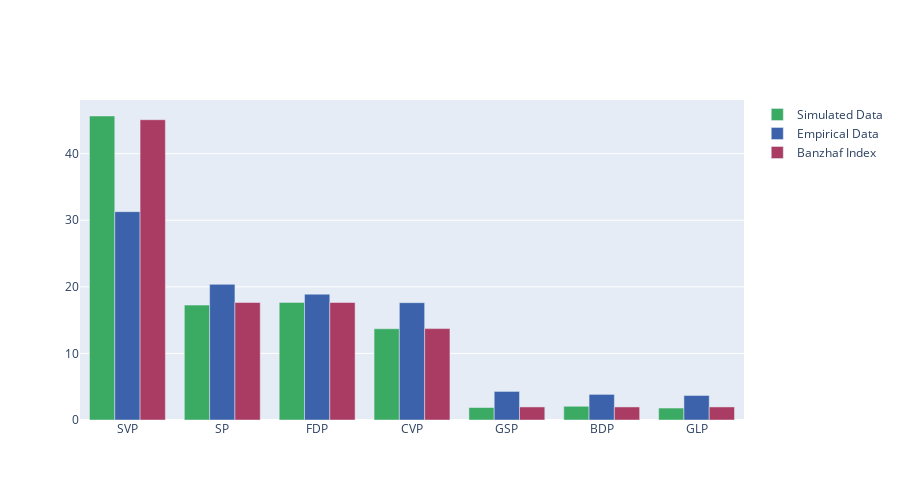

Write notebook code for a chart like this one.
### Code cell
groupedBar_Dict([impVotingPower1(simData_50), impVotingPower1(data_50), PBI.votingPower(factions_size_50)], ['Simulated Data', 'Empirical Data', 'Banzhaf Index'])

### Figure 1 — Plotly figure (JSON) as saved in the notebook; plotly's stock layout.template omitted (floating-point values rounded to 4 significant figures)
{"data": [{"marker": {"color": "rgb(59,170,98)"}, "name": "Simulated Data", "type": "bar", "x": ["SVP", "SP", "FDP", "CVP", "GSP", "BDP", "GLP"], "y": [45.66, 17.25, 17.66, 13.7, 1.871, 2.06, 1.795]}, {"marker": {"color": "rgb(59,98,170)"}, "name": "Empirical Data", "type": "bar", "x": ["SVP", "SP", "CVP", "GSP", "FDP", "GLP", "BDP"], "y": [31.29, 20.37, 17.62, 4.291, 18.9, 3.681, 3.846]}, {"marker": {"color": "rgb(170,59,98)"}, "name": "Banzhaf Index", "type": "bar", "x": ["SVP", "SP", "FDP", "CVP", "GSP", "BDP", "GLP"], "y": [45.1, 17.65, 17.65, 13.73, 1.961, 1.961, 1.961]}], "layout": {"barmode": "group", "height": 500, "width": 900}}
